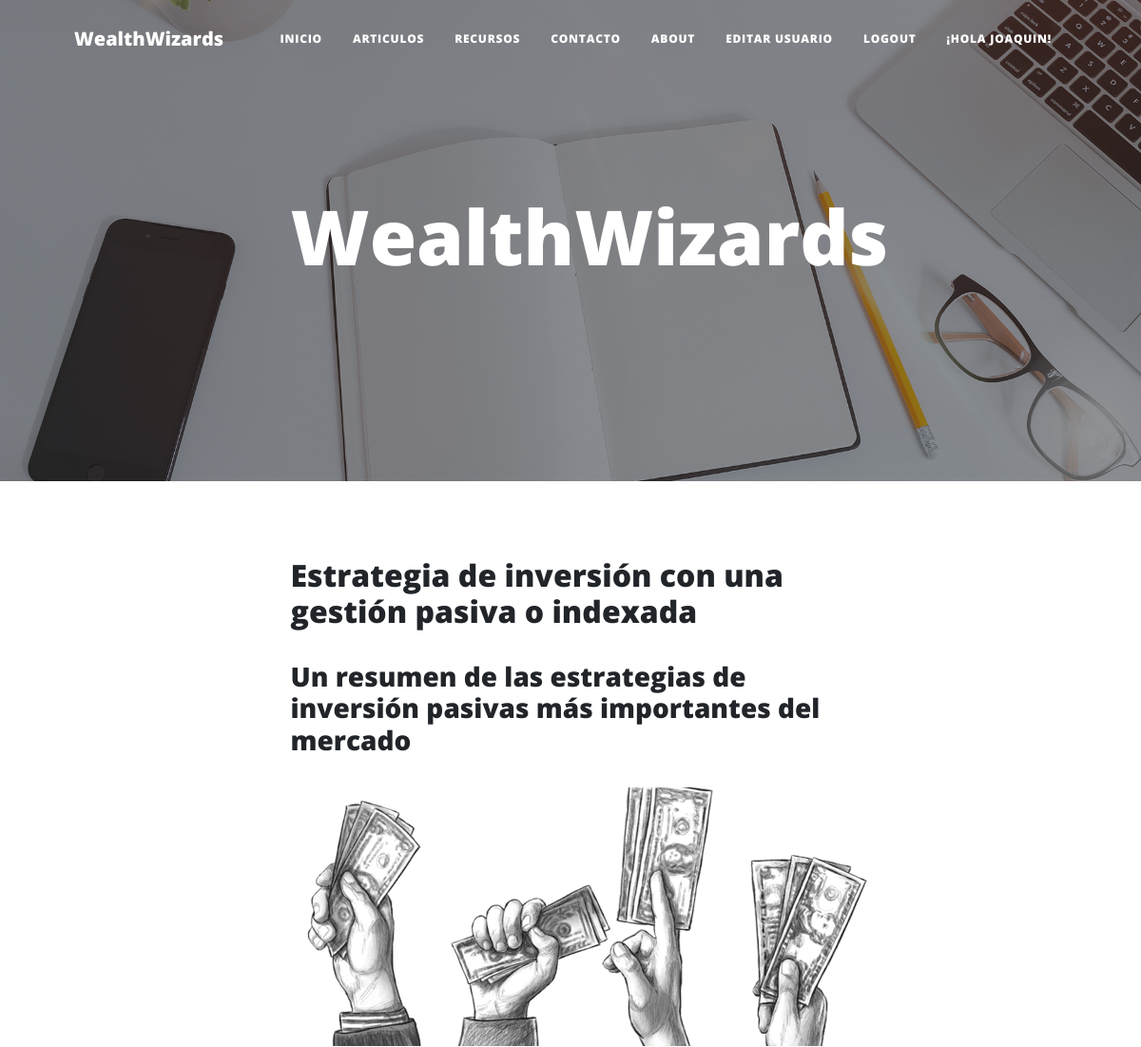
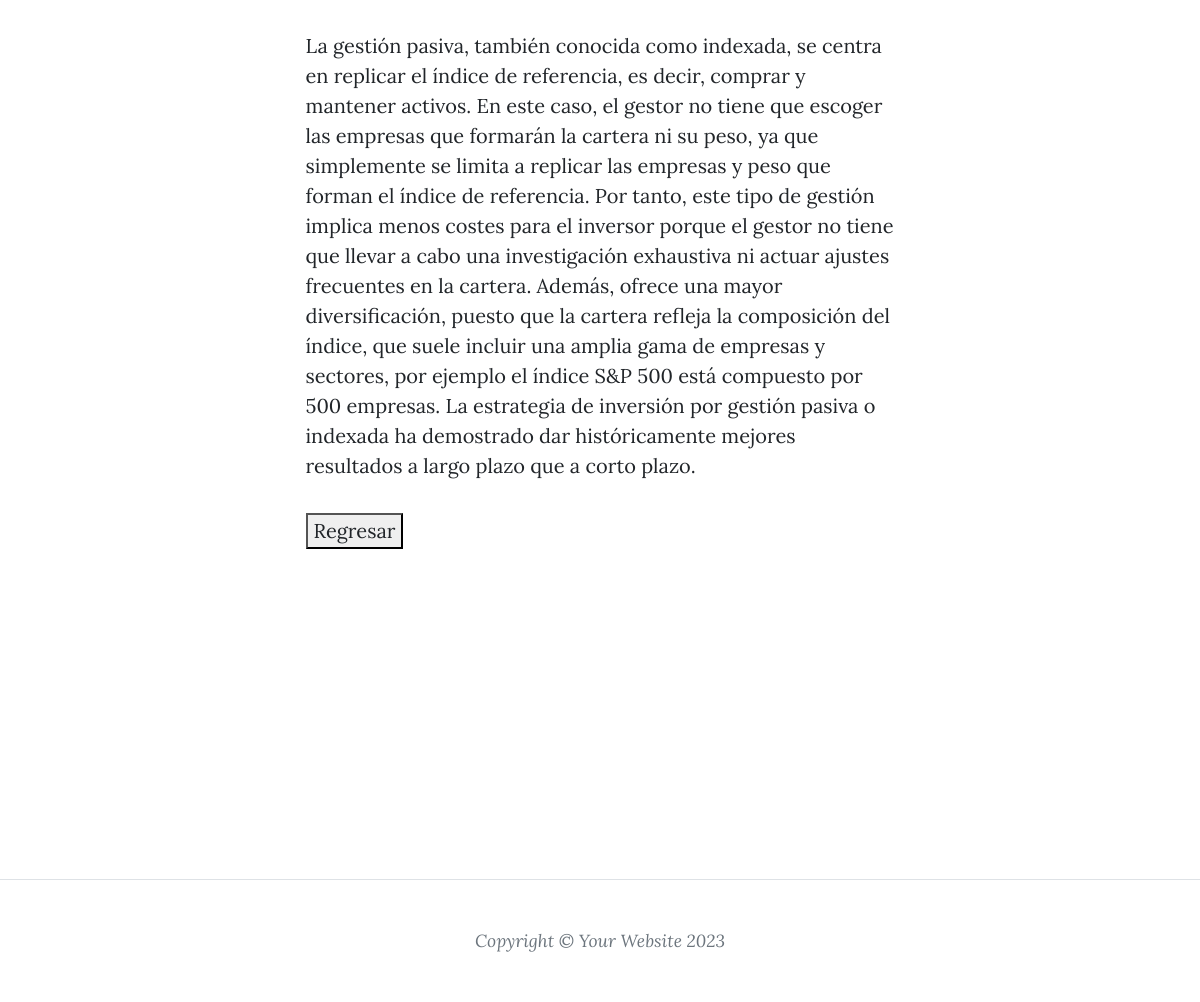
/AppBlog/post/22 (signed in), run on the app's committed database (2 pictures, top to bottom).
### AppBlog/models.py (models this page shows, shortened)
class Post(models.Model):
    titulo = models.CharField(max_length=200)
    subtitulo = models.CharField(max_length=200)
    texto = models.TextField()
    imagen=models.ImageField(upload_to = 'posts', null=True)

### AppBlog/views.py (the view)
# urls.py: path('post/<int:pk>', DetallePost.as_view(), name="PostDetalle"),
class DetallePost(LoginRequiredMixin, DetailView):
    model = Post

### AppBlog/templates/AppBlog/post_detail.html (shortened to what this page needs)
{% extends "AppBlog/padre.html" %}
{% load static %}
{% block titulo %}
WealthWizards
{% endblock %}
{% block main %}
    <h2 class="post-title"><p>{{post.titulo}}</p></h2>
    <h3 class="post-subtitle"><p>{{post.subtitulo}}</p></h3>
    <img src="{{post.imagen.url}}" alt="No hay imagen.">
    <p>{{post.texto}}</p>
        <button>
            <a href="{% url 'PostLeer' %}"> Regresar </a>
        </button>
<br>
<br>
<br>
<br>
<br>
{% endblock %}

### AppBlog/templates/AppBlog/padre.html (shortened to what this page needs)
<!DOCTYPE html>
<html lang="en">
    <head>
        {% load static %}
        <link href="{% static 'AppBlog/css/styles.css' %}" rel="stylesheet" />
    </head>
    <body>
        <nav class="navbar navbar-expand-lg navbar-light" id="mainNav">
            <div class="container px-4 px-lg-5">
                <a class="navbar-brand" href="{% url 'Inicio' %}">WealthWizards</a>
                <div class="collapse navbar-collapse" id="navbarResponsive">
                    <ul class="navbar-nav ms-auto py-4 py-lg-0">
                        <li class="nav-item"><a class="nav-link px-lg-3 py-3 py-lg-4" href="{% url 'Inicio' %}">Inicio</a></li>
                        <li class="nav-item"><a class="nav-link px-lg-3 py-3 py-lg-4" href="{% url 'PostLeer' %}">Articulos</a></li>
                        <li class="nav-item"><a class="nav-link px-lg-3 py-3 py-lg-4" href="{% url 'RecursoLeer' %}">Recursos</a></li>
                        <li class="nav-item"><a class="nav-link px-lg-3 py-3 py-lg-4" href="{% url 'ContactoCrear' %}">Contacto</a></li>
                        <li class="nav-item"><a class="nav-link px-lg-3 py-3 py-lg-4" href="{% url 'About' %}">About</a></li>
                            {% if request.user.is_authenticated %}
                            <li class="nav-item"><a class="nav-link px-lg-3 py-3 py-lg-4" href="{% url 'EditarUsuario' %}">Editar Usuario</a></li>
                            <li class="nav-item"><a class="nav-link px-lg-3 py-3 py-lg-4" href="{% url 'Logout' %}">Logout</a></li>
                            <li class="nav-item"><a class="nav-link px-lg-3 py-3 py-lg-4" >¡Hola {{user.first_name}}!</a></li>
                            {% else %}
                            <li class="nav-item"><a class="nav-link px-lg-3 py-3 py-lg-4" href="{% url 'Registro' %}">Registrarse</a></li>
                            <li class="nav-item"><a class="nav-link px-lg-3 py-3 py-lg-4" href="{% url 'Login' %}">Login</a></li>
                            {% endif %}
                    </ul>
                </div>
            </div>
        </nav>
        <header class="masthead" style="background-image: url({% static 'AppBlog/assets/img/home-bg.jpg' %})">
            <div class="container position-relative px-4 px-lg-5">
                <div class="row gx-4 gx-lg-5 justify-content-center">
                    <div class="col-md-10 col-lg-8 col-xl-7">
                        <div class="site-heading">
                            <h1>
                            {% block titulo %}
                            {% endblock %}
                            </h1>
                        </div>
                    </div>
                </div>
            </div>
        </header>
        <div class="container px-4 px-lg-5">
            <div class="row gx-4 gx-lg-5 justify-content-center">
                <div class="col-md-10 col-lg-8 col-xl-7">
                    {% block main %}
                    {% endblock %}
                    <br>
                    <br>
                    <br>
                    <br>
                    <br>
                    <br>
                    <br>
                </div>
            </div>
        </div>
        <footer class="border-top">
            <div class="container px-4 px-lg-5">
                <div class="row gx-4 gx-lg-5 justify-content-center">
                    <div class="col-md-10 col-lg-8 col-xl-7">
                        <div class="small text-center text-muted fst-italic">Copyright &copy; Your Website 2023</div>
                    </div>
                </div>
            </div>
        </footer>
    </body>
</html>

### data on the page
Post: titulo "Estrategia de inversión con una gestión pasiva o indexada", subtitulo "Un resumen de las estrategias de inversión pasivas más importantes del mercado", imagen (picture), texto "La gestión pasiva, también conocida como indexada, se centra en replicar el índice de referencia, es decir, comprar y mantener activos. En este caso, el gestor no tiene que escoger las empresas que formarán la cartera ni su peso, ya que simplemente se limita a replicar las empresas y peso que forman el índice de referencia. Por tanto, este tipo de gestión implica menos costes para el inversor porque el gestor no tiene que llevar a cabo una investigación exhaustiva ni actuar ajustes frecuentes en la cartera. Además, ofrece una mayor diversificación, puesto que la cartera refleja la composición del índice, que suele incluir una amplia gama de empresas y sectores, por ejemplo el índice S&P 500…"

### other printed values
{{ user.first_name }} "JOAQUIN"
